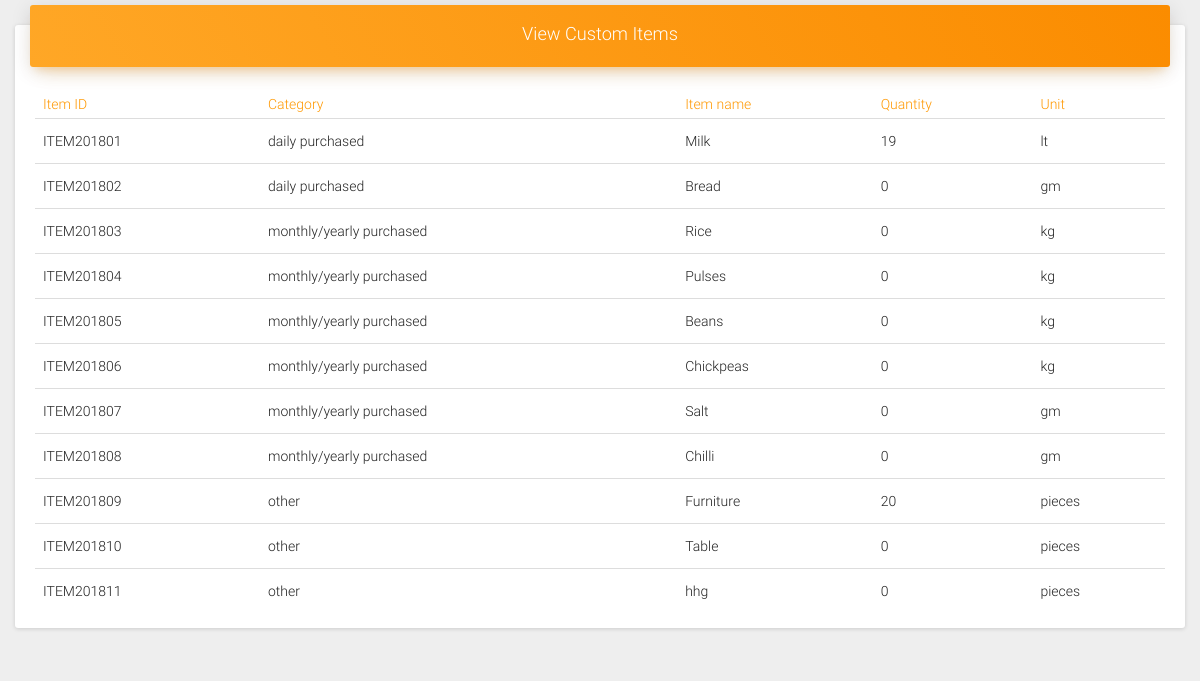
Page /inventory/view_items/ on the earlier database version.
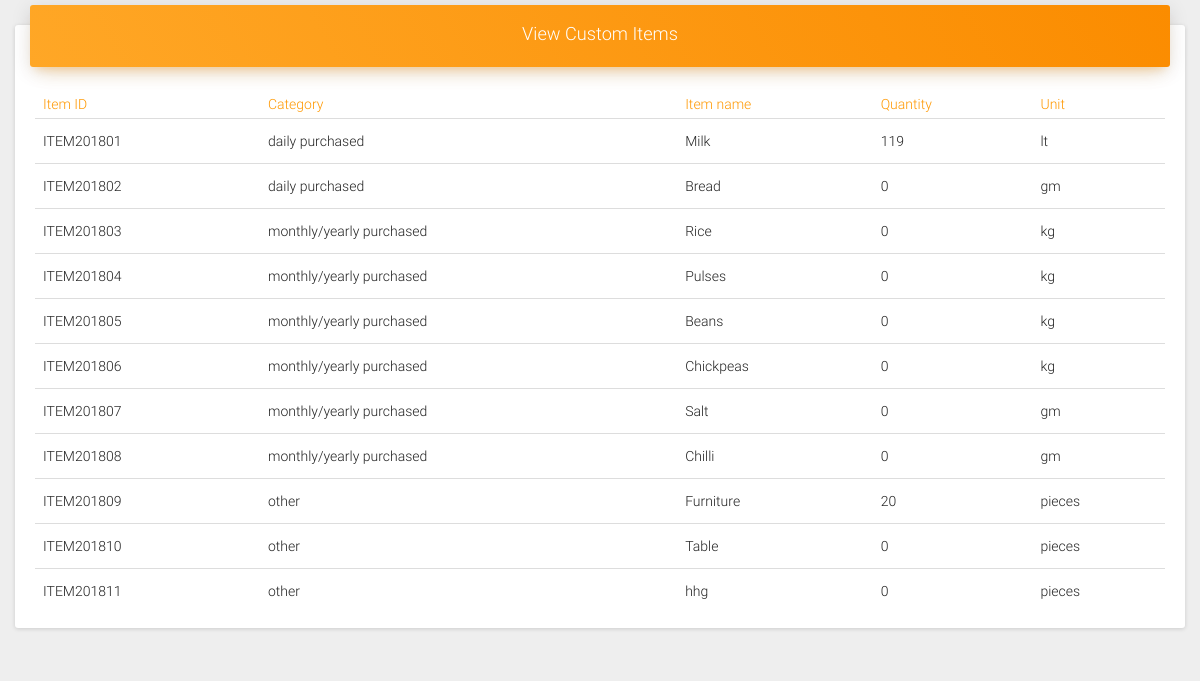
Same page on the later database version.
### Inventory/models.py (models this page shows, shortened)
class InventoryItems(models.Model):
    item_id = models.CharField(max_length=10 ,default=item_id, primary_key=True)
    name = models.CharField(max_length=20)
    quantity = models.IntegerField(default=0)
    unit = models.CharField(max_length=6,null=True)
    category = models.CharField(max_length=30)

### Inventory/views.py (the view)
def view_items(request):
    return  render(request, 'customitem.html', {'context':InventoryItems.objects.all()})

### Inventory/templates/customitem.html (shortened to what this page needs)
<!doctype html>
<html lang="en">
<head>
    {%load static%}
    <link href="{%static 'assets/css/bootstrap.min.css'%}" rel="stylesheet" />
    <link href="{%static 'assets/css/material-dashboard.css'%}" rel="stylesheet" />
    <link href="{%static 'assets/css/demo.css'%}" rel="stylesheet" />
    <link href="{%static 'assets/css/fontawesome.min.css'%}" rel="stylesheet">
    <link href="{%static 'assets/css/materialicons.css'%}" rel="stylesheet" type="text/css">
</head>
<body>
    <div class="wrapper">
        <div>
            <div class="content">
                <div class="container-fluid">
                    <div class="row">
                        <div class="col-md-12">
                            <div class="card">
                                <div class="card-header" data-background-color="orange">
                                    <h4 class="title" align="center">View Custom Items</h4>
                                </div>
                                <div class="card-content table-responsive">
                                    <table class="table">
                                        <thead class="text-warning">
                                            <th>Item ID</th>
                                            <th>Category</th>
                                            <th>Item name</th>
                                            <th>Quantity</th>
                                            <th>Unit</th>
                                        </thead>
                                        <tbody>
                                            {% for i in context %}
                                                <tr>
                                                    <td>{{ i.item_id }}</td>
                                                    <td>{{ i.category }}</td>
                                                    <td>{{ i.name }}</td>
                                                    <td>{{ i.quantity }}</td>
                                                    <td>{{ i.unit }}</td>
                                                </tr>
                                            {% endfor %}
                                        </tbody>
                                    </table>
                                </div>
                            </div>
                        </div>
                    </div>
                </div>
            </div>
        </div>
    </div>
</body>
{%load static%}
</html>

Differences in the rows shown:
changed InventoryItems "ITEM201801": quantity "19" → "119"
